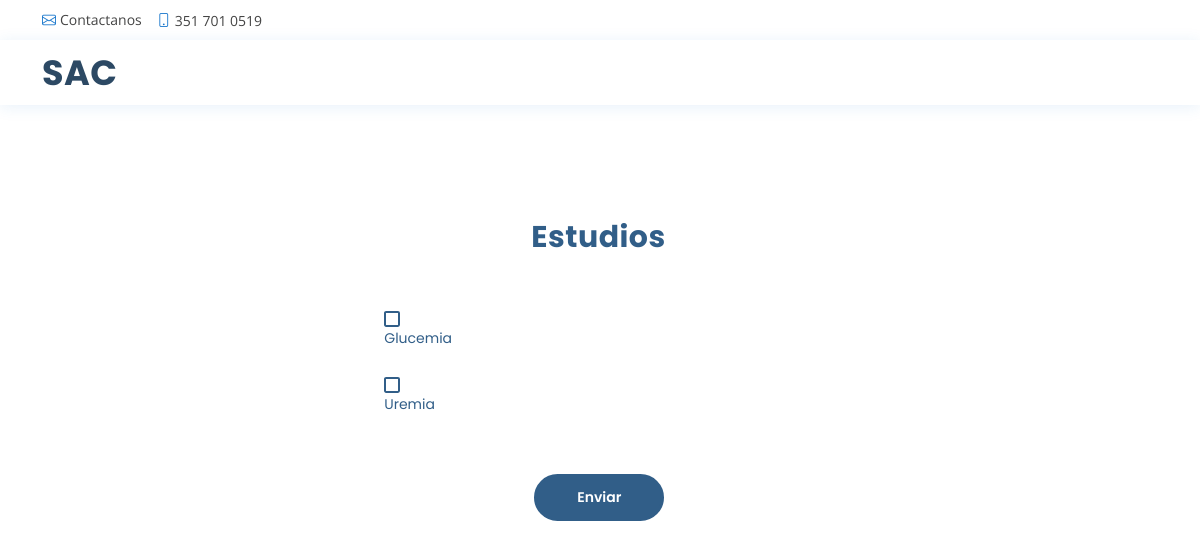
/estudios/ (signed in), run on an earlier commit of the app's database.
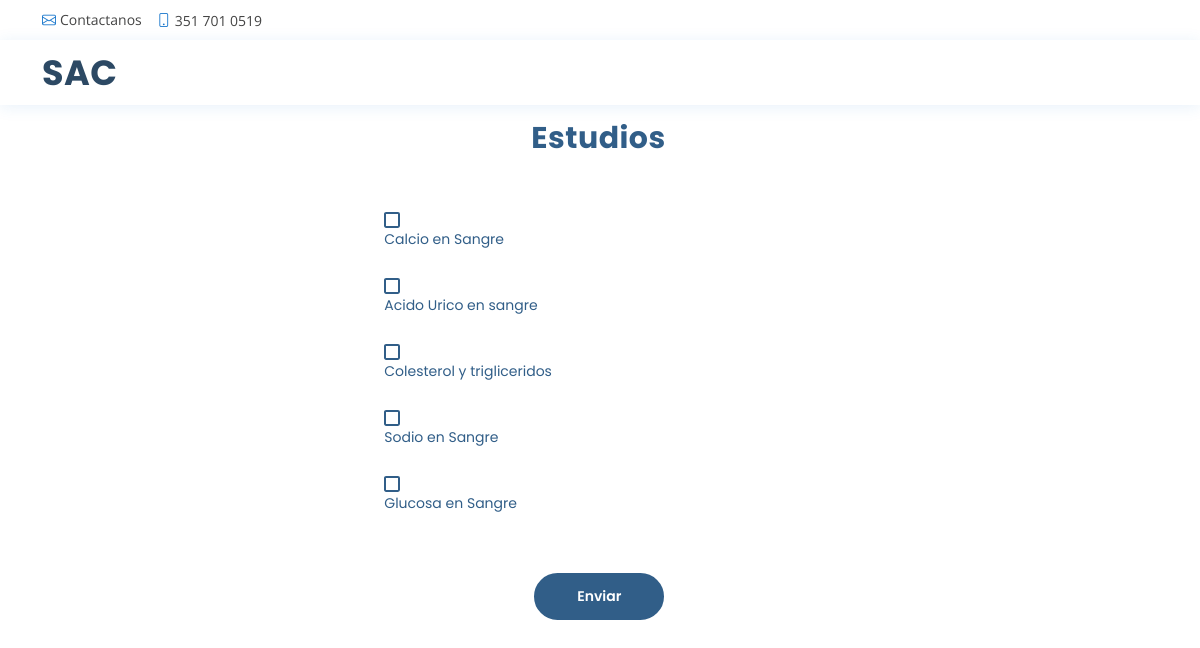
And on a later commit of the database.
### app/models.py (models this page shows)
class Estudio(models.Model):
    nombre = models.CharField(("Nombre"), max_length=50)
    codigo = models.CharField(("Codigo"), max_length=50)
    valor_ref_min = models.CharField(("Valor Referencia Minimo"), max_length=50)
    valor_ref_max = models.CharField(("Valor Referencia Maximo"), max_length=50)
    valor_hallado = models.CharField(("Valor Hallado"), max_length=50, null=True)

### app/views.py (the view, shortened to what this page needs)
# urls.py: path("estudios/", EstudiosView.as_view(), name="estudios"),
class EstudiosView(View):
    template_name = 'estudios.html'
    def get(self, request):
        estudios = Estudio.objects.all()
        return render(request, self.template_name, {'estudios':estudios})

### app/templates/estudios.html (shortened to what this page needs)
{% load static %}
{% if user.is_authenticated %}
<!DOCTYPE html>
<html lang="en">
<head>
  <link href="{% static 'assets/fontawesome-free/css/all.min.css' %}" rel="stylesheet">
  <link href="{% static 'assets/bootstrap/css/bootstrap.min.css' %}" rel="stylesheet">
  <link href="{% static 'assets/bootstrap-icons/bootstrap-icons.css' %}" rel="stylesheet">
  <link href="{% static 'assets/boxicons/css/boxicons.min.css' %}" rel="stylesheet">
  <link href="{% static 'assets/glightbox/css/glightbox.min.css' %}" rel="stylesheet">
  <link href="{% static 'assets/remixicon/remixicon.css' %}" rel="stylesheet">
  <link href="{% static 'assets/swiper/swiper-bundle.min.css' %}" rel="stylesheet">
  <link href="{% static 'assets/css/style.css' %}" rel="stylesheet">
  <div id="topbar" class="d-flex align-items-center fixed-top">
    <div class="container d-flex justify-content-between">
      <div class="contact-info d-flex align-items-center">
        <i class="bi bi-envelope"></i> <a href="joaquinparraga51@gmail.com">Contactanos</a>
        <i class="bi bi-phone"></i> 351 701 0519
      </div>
    </div>
  </div>
  <header id="header" class="fixed-top">
    <div class="container d-flex align-items-center">
      <h1 class="logo me-auto"><a href={%url "home" %}>SAC</a></h1>
    </div>
  </header>
<body>
    <h2>Selecciona tus opciones:</h2>
<div class="estudios-box">
    <form method="post">
        <h2 class="solicitud-t" >Estudios</h2>
        {% for estudio in estudios %}
        <input type="checkbox" id="opcion" name="estudio{{estudio.id}}">
        <label for="opcion1">{{ estudio.nombre }}</label><br>
        {% endfor %}
        <input class="btn-estudios" type="submit" value="Enviar">
    </form>
</div>
</body>
</html>
{% else %}
	<script>
	      window.location.href = "{% url 'index' %}";
   	 </script>
{% endif %}

What changed in the data, as far as the page shows it:
changed Estudio: nombre "Glucemia" → "Calcio en Sangre"
changed Estudio: nombre "Uremia" → "Acido Urico en sangre"
added Estudio: nombre "Colesterol y trigliceridos"
added Estudio: nombre "Sodio en Sangre"
added Estudio: nombre "Glucosa en Sangre"
